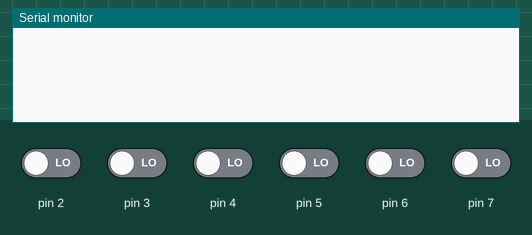
A sketch run on a simulated Arduino Uno, built with avr-gcc and run on an emulated ATmega328P. Shown: the last lines printed to the serial monitor. The inputs (shaded band) are chosen by the test bench; at power-on: pin 2–7 LOW.

Above: at 1.2 s.
1.3 s: pin 2 driven HIGH
At 2.5 s:
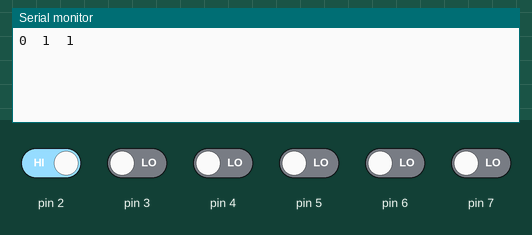
2.8 s: pin 4 driven HIGH
At 3.9 s:
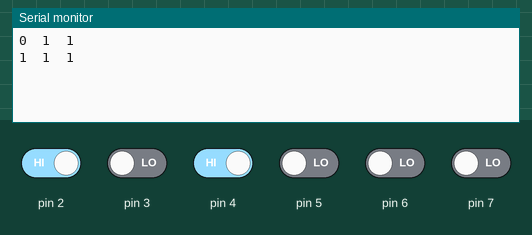
4.3 s: pin 6 driven HIGH
At 5.0 s:
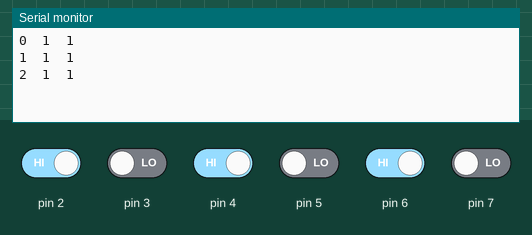
5.8 s: pin 2 driven LOW
At 6.1 s:
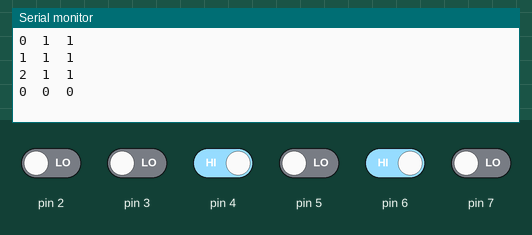
7.3 s: pin 4 driven LOW
At 8.5 s:
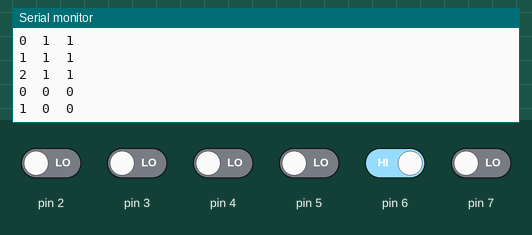
8.8 s: pin 6 driven LOW
At 9.6 s:
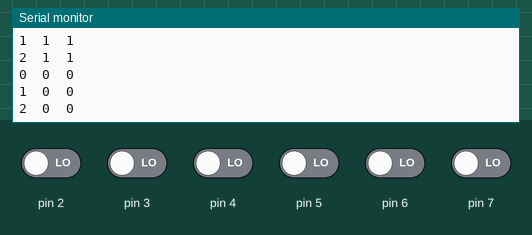
Timing chart, 0 to 11.3 s (numbered marks = the images above; inputs shaded):
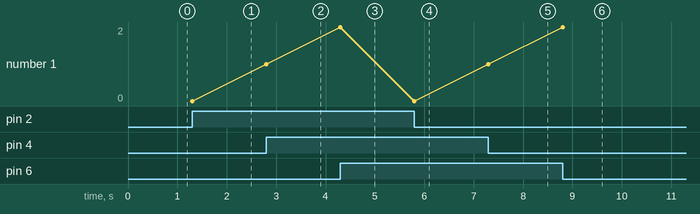

The sketch:

RotatorSwitchValues.ino
```cpp
typedef struct encoder_t {
  int pinA;
  int pinB;

  bool stateA;
  bool stateB;
  bool lastStateA;

  int pos;
  bool dirCW;
};

int encodersAmount = 3;
encoder_t encoders[6];

void setup() {
  for (int i = 0; i < encodersAmount; i++) {
    setupEncoder(encoders[i], i);
  }
  Serial.begin (9600);
}

void loop() {
  for (int i = 0; i < encodersAmount; i++) {
    updateEncoder(encoders[i], i);
  }
}

void setupEncoder(encoder_t& encoder, int encoderID){
  encoder.pinA = encoderID*2 + 2;
  encoder.pinB = encoderID*2 + 3;
  pinMode(encoder.pinA, INPUT);
  pinMode(encoder.pinB, INPUT);
  /* Read Pin A
  Whatever state it's in will reflect the last position
  */
  encoder.lastStateA = digitalRead(encoder.pinA);
  encoder.pos = 0;
}

void updateEncoder(encoder_t& encoder, int encoderID) {
  encoder.stateA = digitalRead(encoder.pinA);
  encoder.stateB = digitalRead(encoder.pinB);
  if (encoder.stateA != encoder.lastStateA){
    // Send data for this encoder
    Serial.print(encoderID);
    Serial.print("\t");

    encoder.dirCW = encoder.stateA != encoder.stateB;
    if (encoder.dirCW) {
      encoder.pos ++;
    }
    else {
      encoder.pos --;
    }
    Serial.print(encoder.dirCW);
    Serial.print("\t");

    Serial.print(encoder.pos);
    Serial.println();

    encoder.lastStateA = encoder.stateA;
  }
}
```

Measured:
- after the input at 1.3 s, the serial monitor: prints a new line at once (image 1)
- after the input at 2.8 s, the serial monitor: prints a new line at once (image 2)
- after the input at 4.3 s, the serial monitor: prints a new line at once (image 3)
- after the input at 5.8 s, the serial monitor: prints a new line at once (image 4)
- after the input at 7.3 s, the serial monitor: prints a new line at once (image 5)
- after the input at 8.8 s, the serial monitor: prints a new line at once (image 6)
- plotted number 1: 1 → 2 after the input at 4.3 s, 2 → 0 after the input at 5.8 s, 1 → 2 after the input at 8.8 s
